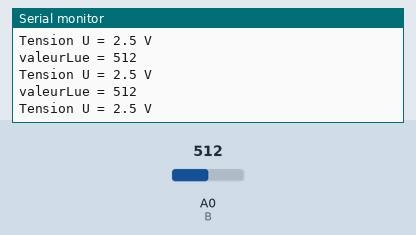
The sketch below on a simulated Arduino Uno, built with avr-gcc and run on an emulated ATmega328P. Shown: the last lines printed to the serial monitor. Inputs (shaded band) come from the test bench; at power-on: A0 (B) = 512.

Above: at 1.3 s.
1.4 s: A0 (B) set to 716
At 1.82 s:
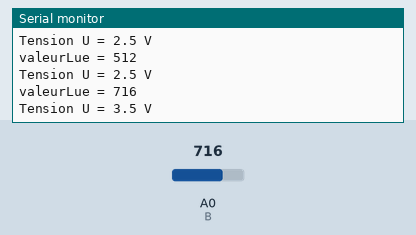
2.9 s: A0 (B) set to 900
At 3.32 s:
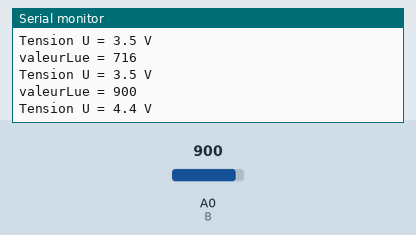
Timing chart, 0 to 5.9 s (numbered marks = the images above; inputs shaded):
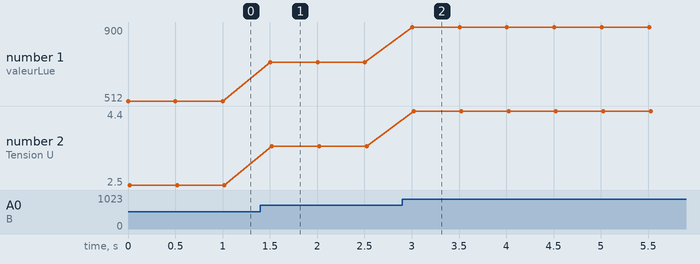

Measured:
- after the input at 1.4 s, the serial monitor: prints a new line after 0.10 s (image 1)
- after the input at 2.9 s, the serial monitor: prints a new line after 0.11 s (image 2)
- plotted number 1: 512 → 716 after the input at 1.4 s, 716 → 900 after the input at 2.9 s
- plotted number 2: 2.5 → 3.5 after the input at 1.4 s, 3.5 → 4.4 after the input at 2.9 s

The sketch:

potentiometre-2.ino
```cpp
const int B = 0;
int valeurLue;
float tension;


void setup()
{
    //on se contente de démarrer la liaison série
    Serial.begin(9600);
}


void loop()
{
    valeurLue = analogRead(B);
    tension = (valeurLue * 5.0 / 1023);

    Serial.print("valeurLue = ");
    Serial.println(valeurLue);


    Serial.print("Tension U = ");
    Serial.print(tension,1);
    Serial.println(" V");
    Serial.println();

    delay(500);
}
```
